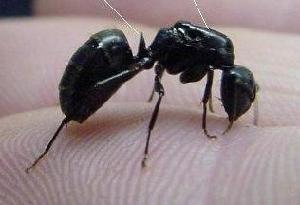
#> input picture Images/ant/image_0001.jpg, 300 x 205 px; its folder holds 4 pictures in this run
$ python numpy_for_loop.py
#> lines starting #> are read from the running program, lines starting #| are printed output that depends on the picture
# -*- coding: utf-8 -*-
"""
Created on Thu Mar 21 15:49:51 2019

@author: bnayar
"""

# -*- coding: utf-8 -*-
"""
Created on Tue Mar 19 15:43:32 2019

@author: Raksha B Nayak

2 class prediction. Read the images from a folder .
Check if image is an ant or lobster.

data: http://host.robots.ox.ac.uk/pascal/VOC/voc2007/
kept in local disc as follows:
C:\RAKSHA\deep learning\dataset\101_ObjectCategories\ant->class 0
C:\RAKSHA\deep learning\dataset\101_ObjectCategories\lobster->class 1
"""
import random
import cv2
import os
import glob
from enum import Enum
import numpy as np
import math


class SigmoidNode:
    def __init__(self,num_of_variables):
        self.w=[];""" size=size of inputs"""
        self.b=random.uniform(-0.5, 0.5)
        self.output=0;
        self.dw=[]
        self.db=0

        self.inputs=[]

        for i in range(num_of_variables):
            self.w.append(random.uniform(-1, 1))
            self.dw.append(0)

    def update_dw_b(self,cost):
         for i in range(len(self.inputs)):
            self.dw[i]=self.dw[i]+(cost*self.inputs[i])
         self.db=self.db+cost


    def Evaluate(self,inputs):
        self.inputs=inputs
        z=0
        for i in range(len(inputs)):
            z=z+(inputs[i]*self.w[i])+self.b
        try:
            self.output=float(1/(1+float(math.exp(float(-z)))))
        except OverflowError:
            if(z>0):
                self.output=1
            else:
                self.output=0

        print("a node computed")

    def UpdateParameters(self,alpha,m):
        for i in range(len(self.inputs)):
            self.w[i]=self.w[i]-((alpha)*(self.dw[i]/m))
        self.b=self.b-((alpha)*(self.db/m))

    def get_output(self):
        return self.output


class DeepNet:

    def __init__(self,variables,y):
        self.num_hidden_layers=1
        self.optimizer="gradient_descent"
        self.activation_function="sigmoid"
        self.variables=variables.T
        self.y=y
        self.all_hidden_layers=[]
        self.num_of_nodes_in_layers=[]
        self.output_layer=[]
        self.num_of_nodes_in_outputlayer=1


    def train(self):
        """b=[]--> size=num of nodes in hidden layer1 + num of nodes in hidden layer2 ...+num of nodes in hidden layer N + num of nodes in output layer
        in our case , size of b=(dimension/2)+1


        w=[]--> size=(num of input nodes*num of nodes in hidden layer1)+ (num of nodes in hidden layer1*num of nodes in hidden layer2)+(num of nodes in hidden layer2*num of nodes in hidden layer3)...(num of nodes in hidden layer N* num of nodes in output layer) num of hid
        let w range from -1 to 1. we need to initialize the w's
        in our case we have one hidden layer with (dimensions/2) num of nodes
        output layer has 1 node. Input layer has 'dimensions' num of node
        so, in our case size of w = (dimensions*(dimension/2))+((dimension/2)*(1))"""
        db_output_layer=[]
        dimensions=len(self.variables[0])


        alpha=0.173
        hiddenlayer=[];

        for i in range(self.num_of_nodes_in_outputlayer):
            db_output_layer.append(0)

        """ assume that we have only one hidden layer with dimensions/2 nodes in it"""
        """self.num_of_nodes_in_layers.append(int(dimensions/2))"""
        self.num_of_nodes_in_layers.append(5)

        for m in range(len(self.variables)):
            """forward propogation"""
            for j in range(self.num_hidden_layers):
                for i in range (self.num_of_nodes_in_layers[j]):
                    temp=[]
                    if(m==0):
                        node=SigmoidNode(len(self.variables[m]))
                    else:
                        node=self.all_hidden_layers[j][i]
                    if (j==0):
                        node.Evaluate(self.variables[m])
                    else:
                        for x in range(len(self.all_hidden_layers[j-1])):
                            temp.append(self.all_hidden_layers[j-1][x].get_output())
                        node.Evaluate(temp)
                    if(m==0):
                        hiddenlayer.append(node)
                if(m==0):
                    self.all_hidden_layers.append(hiddenlayer)

            for i in range(self.num_of_nodes_in_outputlayer):
                temp=[]
                if(m==0):
                    output_node=SigmoidNode(len(self.all_hidden_layers[len(self.all_hidden_layers)-1]))
                else:
                    output_node=self.output_layer[i]
                for x in range(len(self.all_hidden_layers[j])):
                    temp.append(self.all_hidden_layers[j][x].get_output())
                output_node.Evaluate(temp)

                if(m==0):
                    self.output_layer.append(output_node)


            a=output_node.get_output()

            y_=self.y[m]
            cost_m=a-y_

            """self.cost=self.cost+-(y_*math.log(a,2)+((1-y_)*(math.log(1-a,2))))"""


            """backward propogation"""

            for i in range(len(self.output_layer)):
                self.output_layer[i].update_dw_b(cost_m)


            for j in range(self.num_hidden_layers):
                for i in range (self.num_of_nodes_in_layers[j]):
                    self.all_hidden_layers[j][i].update_dw_b(cost_m)

        """all training example completed"""
        """loss=(1/m)*self.cost"""

        """update all w and b"""

        for j in range(self.num_hidden_layers):
                for i in range (self.num_of_nodes_in_layers[j]):
                    self.all_hidden_layers[j][i].UpdateParameters(alpha,len(self.variables))

        for i in range(len(self.output_layer)):
            self.output_layer[i].UpdateParameters(alpha,len(self.variables))

    def predict(self,test_data):
        output=[]
        temp=[]
        for j in range(self.num_hidden_layers):
                for i in range (self.num_of_nodes_in_layers[j]):
                    node=self.all_hidden_layers[j][i]
                    if (j==0):
                        node.Evaluate(test_data)
                    else:
                        for x in range(len(self.all_hidden_layers[j-1])):
                            temp.append(self.all_hidden_layers[j-1][x].output)
                        node.Evaluate(temp)
        temp=[]
        for i in range(self.num_of_nodes_in_outputlayer):
            temp=[]
            output_node=self.output_layer[i]
            for x in range(len(self.all_hidden_layers[j])):
                temp.append(self.all_hidden_layers[j][x].output)
            output_node.Evaluate(temp)
            label=output_node.get_output()


        return label


class Fetcher:


    def fetch_all_images(self, file_path):

#> called with file_path = 'Images\\ant'
        data_path = os.path.join(file_path,'*.jpg')
        files = glob.glob(data_path)
        data = np.zeros(shape = (12288,len(files)))
        for i in range(len(files)):
            img = cv2.imread(files[i])
#> img is the input picture: shape (205, 300, 3); mean B, G, R 131.8, 129.1, 144
            img=cv2.resize(img,(64,64))
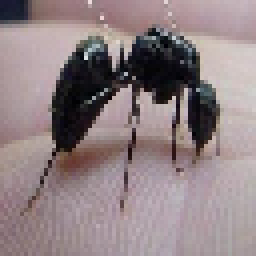
#> img: shape (64, 64, 3) (shown 4 times larger); mean B, G, R 131.8, 129, 143.9
            img=np.array(img)
            img=img.flatten()
#> img = 12288 values, max 239 at index 845, min 0 at index 2236, mean 134.9
            data[:,i]=img
#> pass 2 of the loop in fetch_all_images, `for i in range(len(files)):`:
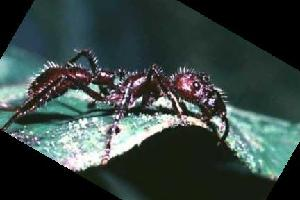
#> input picture Images/ant/image_0002.jpg, 300 x 200 px
#> in fetch_all_images, img is the input picture: shape (200, 300, 3); mean B, G, R 66.8, 70, 56
#> in fetch_all_images, `img=cv2.resize(img,(64,64))`:
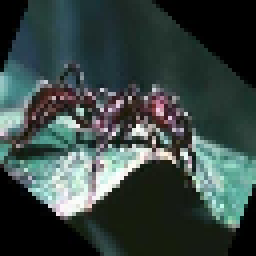
#> img: shape (64, 64, 3) (shown 4 times larger); mean B, G, R 66.6, 69.9, 55.8
#> in fetch_all_images, `img=img.flatten()`: img = 12288 values, max 255 at index 7595, min 0 at index 0, mean 64.11
#> pass 3 of the loop in fetch_all_images, `for i in range(len(files)):`:
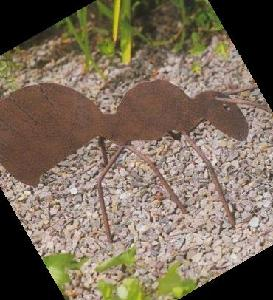
#> input picture Images/ant/image_0003.jpg, 273 x 300 px
#> in fetch_all_images, img is the input picture: shape (300, 273, 3); mean B, G, R 89.6, 106.8, 121.4
#> in fetch_all_images, `img=cv2.resize(img,(64,64))`:
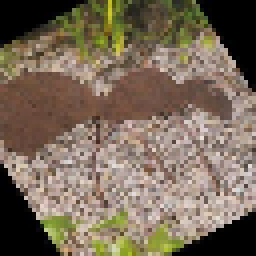
#> img: shape (64, 64, 3) (shown 4 times larger); mean B, G, R 89.3, 106.5, 121.1
#> in fetch_all_images, `img=img.flatten()`: img = 12288 values, max 235 at index 6680, min 0 at index 0, mean 105.6
#> the loop made 4 passes; the first 3 are shown
        return data


def main():
    """ all image data are in current directory . Find the current directory as follows"""
    os.chdir(os.path.dirname(__file__))
    cur_dir=os.getcwd()

    training_data_path_ants=cur_dir+"\\ant"
    training_data_path_lobsters=cur_dir+"\\lobster"
    test_data_path_unknown=cur_dir+"\\test";

    processor=Fetcher();
    train_X1=processor.fetch_all_images(training_data_path_ants);""" pictures of ants--class 0"""
    train_X2=processor.fetch_all_images(training_data_path_lobsters);""" pictures of lobsters--class 1"""


    train_Y1 = np.zeros(shape = (len(train_X1),1))
#> train_Y1 = 12288 values from 0 to 0
    train_Y2 = np.ones(shape = (len(train_X2),1))


    train_Y=np.concatenate((train_Y1, train_Y2), 0)

    train_X=np.concatenate((train_X1, train_X2), 1)
    """********************************************
    our training set is ready now:
    let us have a test data to find if the test image is ant or lobster."""

    test_X=processor.fetch_all_images(test_data_path_unknown)
    """ set up the deep network with 1 hidden layer defined above"""

    deep_network=DeepNet(train_X,train_Y)

    deep_network.train()
#> in train, `dimensions=len(self.variables[0])`: dimensions = 12288
#> the loop in train, `for m in range(len(self.variables)):` made 4 passes
#> a on passes 2 to 4: 0.842, 0.817, 0.817
#> a on pass 1: 0.765
#> (printed output is left out)
#> after the loop in train, `for m in range(len(self.variables)):`: hiddenlayer = 5 items; self.all_hidden_layers = 1 item
#> the loop in train, `for j in range(self.num_hidden_layers):` made 1 pass
#> the loop in train, `for i in range(len(self.output_layer)):` made 1 pass
    output=deep_network.predict(test_X)
#> after the loop in predict, `for j in range(self.num_hidden_layers):`: temp = []

    if(output<0.5):
        print ("ant with probability",output)
    else:
        print ("lobster with probability",output)

    print("The end")

if __name__ == "__main__":
#> (the run stopped early here; a loop or call above may not have finished)
